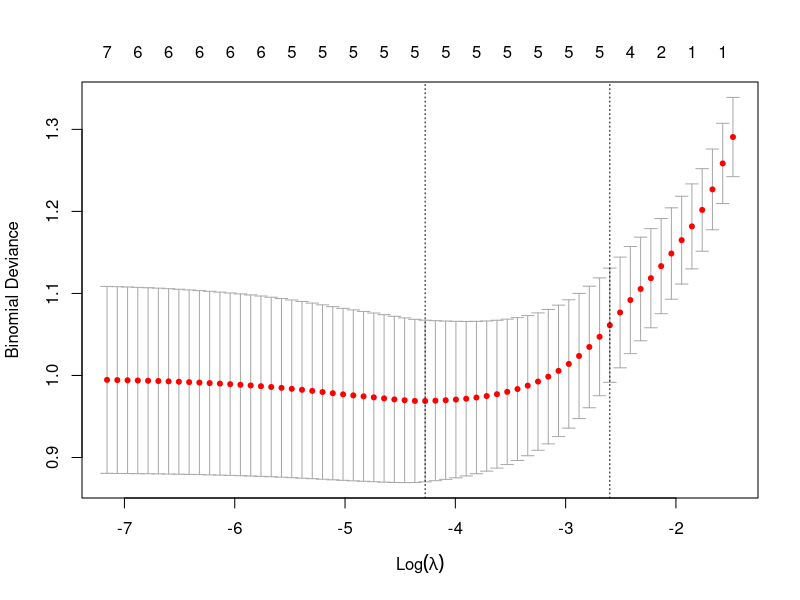

R code for this plot: (Note: this script raises an error after producing the figure.)
## ---- chunk 1
#| include: true
#| echo: false
suppressPackageStartupMessages(library(MASS))
suppressPackageStartupMessages(library(knitr))
suppressPackageStartupMessages(library(glmnet))
knitr::opts_chunk$set(echo = FALSE, message=FALSE,warning = FALSE, error = FALSE)
## ---- chunk 2
#| echo: FALSE
#| error: FALSE
#| warning: FALSE

Pima.tr$diabetes=as.numeric(Pima.tr$type)-1
Pima.te$diabetes=as.numeric(Pima.te$type)-1
train=Pima.tr[,c(1:7,9)]
test=Pima.te[,c(1:7,9)]
colnames(test)=colnames(Pima.te)[c(1:7,9)]

# logistic lasso
xs=model.matrix(~.-diabetes,data=train)[,-1] 
xstest=model.matrix(~.-diabetes,data=test)[,-1] 
fitlasso=glmnet(xs,train$diabetes,family=binomial(link="logit"))
cvlasso=cv.glmnet(x=xs,y=train$diabetes,family="binomial")
plot(cvlasso)
## ---- chunk 3
#| out.width: "100%"
#| fig.align: "left"
#| fig.show: "hold"
include_graphics("ESLfig78.png")
